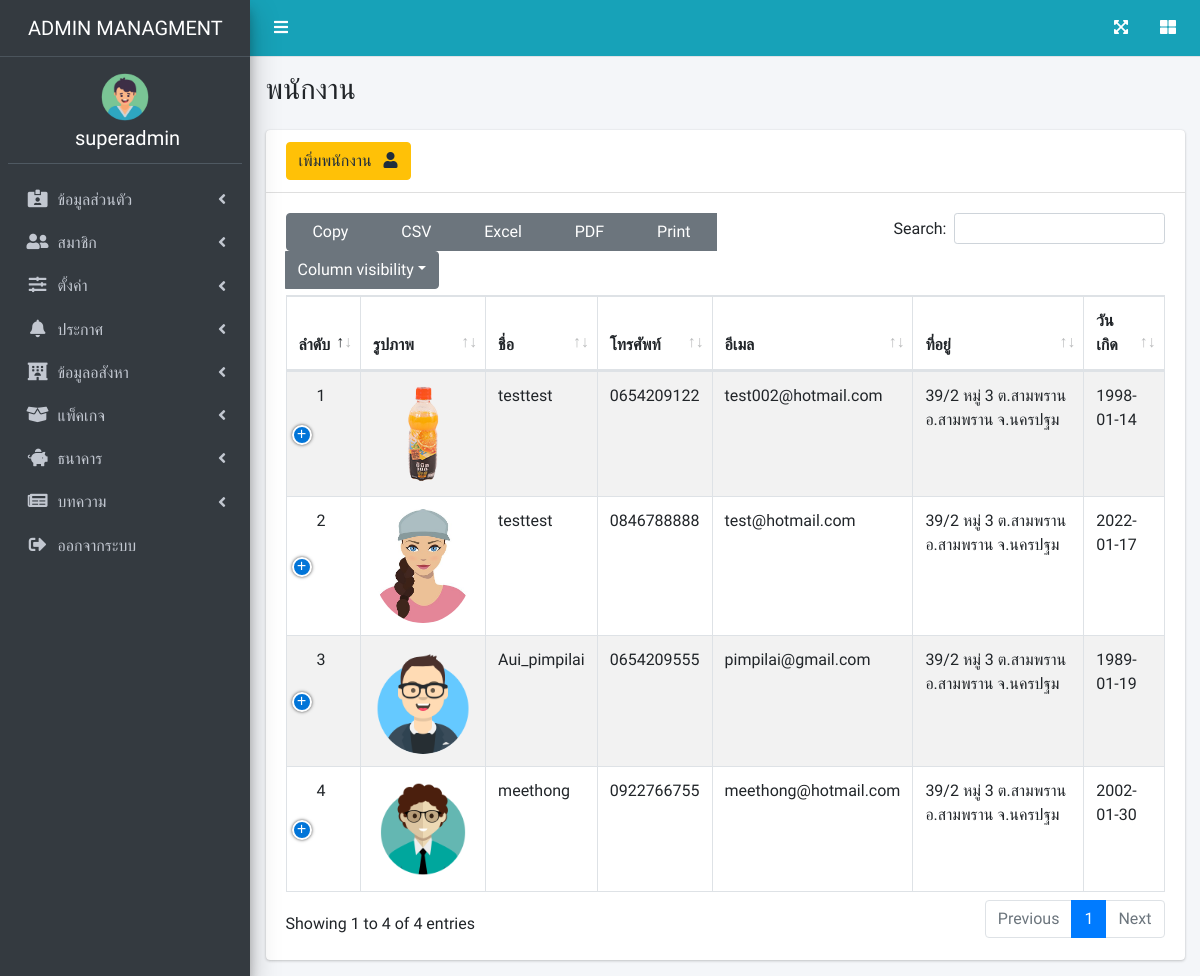
The app's page /page/staffs.php (signed in) with its own data.
### tables this page shows
CREATE TABLE `users` (
  `u_id` int(100) NOT NULL,
  `name` varchar(200) NOT NULL,
  `email` varchar(200) NOT NULL,
  `password` varchar(200) NOT NULL,
  `address` varchar(255) NOT NULL,
  `tel` varchar(10) NOT NULL,
  `id_card` varchar(20) DEFAULT NULL,
  `birth_date` date NOT NULL,
  `company` varchar(255) DEFAULT NULL,
  `img` varchar(255) NOT NULL DEFAULT 'user.png',
  `utype` varchar(20) NOT NULL,
  `ustatus` enum('1','0') NOT NULL,
  `ul_id` int(255) NOT NULL
);

CREATE TABLE `user_role_type` (
  `id` int(10) NOT NULL,
  `name` varchar(255) NOT NULL,
  `type_icon` varchar(255) NOT NULL
);

### page/staffs.php (the view, shortened to what this page needs)
<?php
require_once('../dbconnect.php');
$sqls = "SELECT * FROM users WHERE utype='staff' ORDER BY u_id DESC ";
$results = mysqli_query($con, $sqls);
$order = 1;
?>
<!DOCTYPE html>
<html lang="en">
<head>
    <link rel="stylesheet" href="https://cdnjs.cloudflare.com/ajax/libs/font-awesome/5.15.3/css/all.min.css" />
    <link rel="stylesheet" href="../css/adminlte.min.css">
    <link rel="stylesheet" href="../css/dataTables.bootstrap4.min.css">
    <link rel="stylesheet" href="../css/responsive.bootstrap4.min.css">
    <link rel="stylesheet" href="../css/buttons.bootstrap4.min.css">
    <link rel="stylesheet" href="../css/switch_insurance.css">
</head>
<body class="hold-transition sidebar-mini">
    <?php require('admin_nav.php') ?>
    <div class="content-wrapper">
        <section class="content-header">
            <div class="container-fluid">
                <div class="row mb-2">
                    <div class="col-sm-6">
                        <h1 style="text-transform: uppercase">พนักงาน</h1>
                    </div>
                </div>
            </div>
        </section>
        <section class="content">
            <div class="container-fluid ">
                <div class="row">
                    <div class="col-12">
                        <div class="card">
                            <div class="card-header">
                                <a href="addstaff.php" class="btn btn-warning ">เพิ่มพนักงาน &nbsp; <i class="fas fa-user"></i></a>
                            </div>
                            <div class="card-body">
                                <table id="example1" class="table table-bordered table-striped">
                                    <thead>
                                        <tr>
                                            <th>ลำดับ</th>
                                            <th>รูปภาพ</th>
                                            <th>ชื่อ</th>
                                            <th>โทรศัพท์</th>
                                            <th>อีเมล</th>
                                            <th>ที่อยู่</th>
                                            <th>วันเกิด</th>
                                        </tr>
                                    </thead>
                                    <tbody>
                                        <?php while ($rows = mysqli_fetch_array($results)) { ?>
                                            <tr>
                                                <td><?php echo $order++ ?></td>
                                                <td><img src="../m_img/<?php echo $rows['img'] ?>"style="border-radius:50%" width="100"></td>
                                                <td><?php echo $rows['name']; ?></td>
                                                <td><?php echo $rows['tel']; ?></td>
                                                <td><?php echo $rows['email']; ?></td>
                                                <td><?php echo $rows['address']; ?></td>
                                                <td><?php echo $rows['birth_date']; ?></td>
                                            </tr>
                                        <?php  } ?>
                                    </tbody>
                                </table>
                            </div>
                        </div>
                    </div>
                </div>
</body>
</html>

### page/admin_nav.php (shortened to what this page needs)
<?php
require_once('../dbconnect.php');
$u_id = $_SESSION['u_id'];
$sql_id = "SELECT * FROM users WHERE u_id = $u_id ";
$result_id = mysqli_query($con, $sql_id);
$row_id = mysqli_fetch_array($result_id);
$sqlrt = "SELECT * FROM user_role_type  ";
$resultrt = mysqli_query($con, $sqlrt);
?>
<div class="wrapper">
    <nav class="main-header navbar navbar-expand navbar-info ">
        <ul class="navbar-nav">
            <li class="nav-item">
                <a class="nav-link" data-widget="pushmenu" href="#" role="button"><i class="fas fa-bars" style="color: white;"></i></a>
            </li>
        </ul>
        <ul class="navbar-nav ml-auto">
            <li class="nav-item">
                <a class="nav-link" data-widget="fullscreen" href="#" role="button">
                    <i class="fas fa-expand-arrows-alt" style="color: white;"></i>
                </a>
            </li>
            <li class="nav-item">
                <a class="nav-link" data-widget="control-sidebar" data-slide="true" href="#" role="button">
                    <i class="fas fa-th-large" style="color: white;"></i>
                </a>
            </li>
        </ul>
    </nav>
    <aside class="main-sidebar sidebar-dark-primary elevation-4">
        <a href="profile.php" class="brand-link">
            <span class="brand-text font-weight-light" style="margin-left: 20px; text-transform: uppercase;"><?php echo $row_id['utype']; ?> Managment</span>
        </a>
        <div class="sidebar">
            <div class="user-panel mt-3 mb-3 d-block">
                <?php
                if ($_SESSION['utype'] == 'admin' || $_SESSION['utype'] == 'staff' || $_SESSION['utype'] == 'agent') {
                ?>
                    <img class="d-block m-auto" style="border-radius:50% ; width:3rem;" src="../m_img/<?php echo $row_id['img'] ?>" width="150" alt="img">
                <?php
                }
                ?>
                <div class="info d-block text-center ">
                    <h5 style="color:white;"><?php echo $row_id['name']; ?></h5>
                </div>
            </div>
            <nav class="mt-2" id="connavbar">
                <ul class="nav nav-pills nav-sidebar flex-column" data-widget="treeview" role="menu" data-accordion="false">
                    <?php
                    if ($_SESSION['utype'] == 'admin') {
                        while ($rowrt = mysqli_fetch_array($resultrt)) {
                            echo " <li class='nav-item'>
            <a href='#' class='nav-link'>
              <i class='nav-icon $rowrt[type_icon]'></i>
              <p>
               $rowrt[name]
                <i class='fas fa-angle-left right'></i>
              </p>
            </a>
            <ul class='nav nav-treeview'>";
                            echo  "</ul></li>";
                        }
                    }
                    ?>
                    <li class="nav-item">
                        <a href="logout.php" class="nav-link" id="btnLogOut" onclick="logOut();">
                            <i class="nav-icon fas fa-sign-out-alt"></i>
                            <p>
                                ออกจากระบบ
                            </p>
                        </a>
                    </li>
                </ul>
            </nav>
        </div>
    </aside>

### page/admin_nav.php (style rules this page uses)
* { font-family: 'Prompt', sans-serif; }

### records on screen
users: utype "ADMIN", img (picture), name "superadmin"
user_role_type: name "ข้อมูลส่วนตัว"
user_role_type: name "สมาชิก"
user_role_type: name "ตั้งค่า"
user_role_type: name "ประกาศ"
user_role_type: name "ข้อมูลอสังหา"
user_role_type: name "แพ็คเกจ"
user_role_type: name "ธนาคาร"
user_role_type: name "บทความ"
users: img (picture), name "testtest", tel "0654209122", email "test002@hotmail.com", address "39/2 หมู่ 3 ต.สามพราน อ.สามพราน จ.นครปฐม", birth_date "1998-01-14"
users: img (picture), name "testtest", tel "0846788888", email "test@hotmail.com", address "39/2 หมู่ 3 ต.สามพราน อ.สามพราน จ.นครปฐม", birth_date "2022-01-17"
users: img (picture), name "Aui_pimpilai", tel "0654209555", email "pimpilai@gmail.com", address "39/2 หมู่ 3 ต.สามพราน อ.สามพราน จ.นครปฐม", birth_date "1989-01-19"
users: img (picture), name "meethong", tel "0922766755", email "meethong@hotmail.com", address "39/2 หมู่ 3 ต.สามพราน อ.สามพราน จ.นครปฐม", birth_date "2002-01-30"
